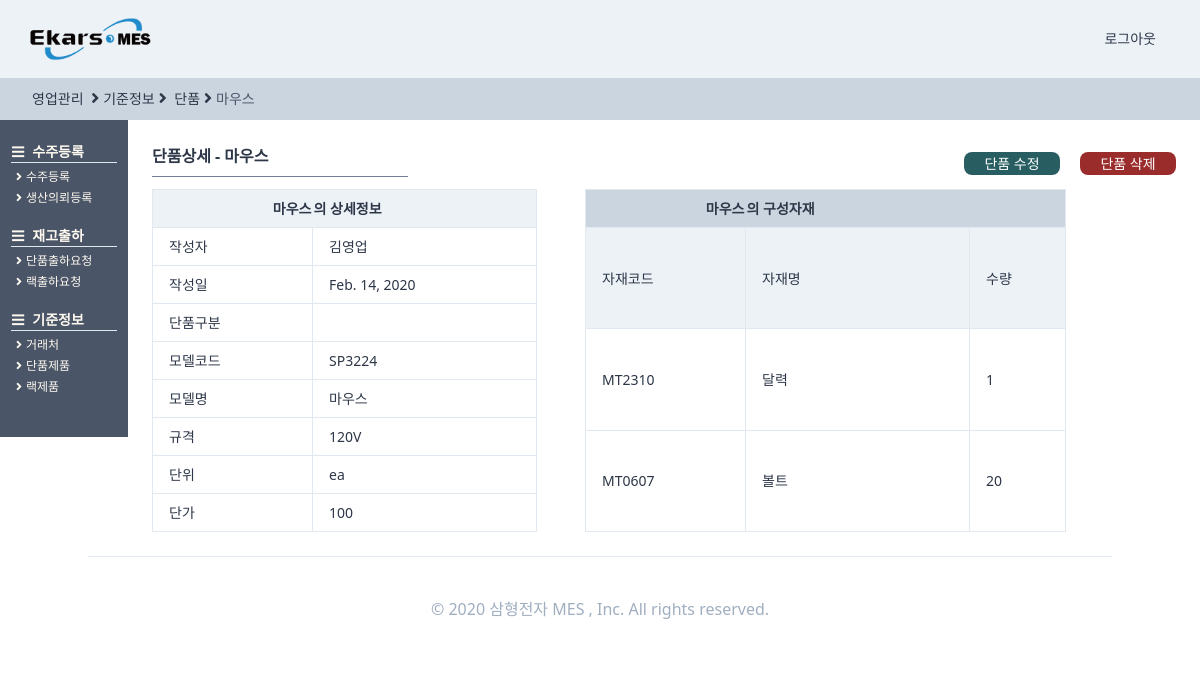
/standardinformaiton/singledetail/33/ (signed in), run on an earlier commit of the app's database.
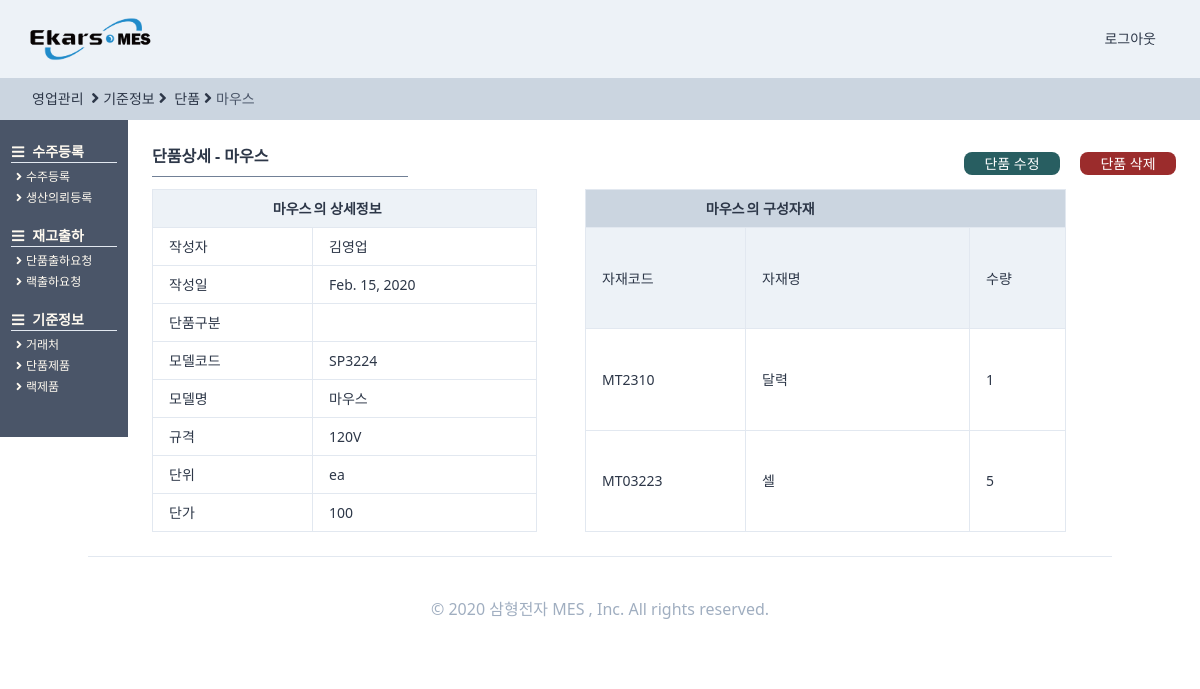
And on a later commit of the database.
### StandardInformation/models.py (models this page shows, shortened)
class SingleProduct(TimeStampedModel):
    작성자 = models.ForeignKey(
        "users.User", related_name="단품제품작성자", on_delete=models.SET_NULL, null=True
    )
    작성일 = models.DateField(auto_now=True, auto_now_add=False)
    모델코드 = models.CharField(max_length=80, blank=True)
    모델명 = models.CharField(max_length=30, blank=True)
    규격 = models.CharField(max_length=80, blank=True)
    단위 = models.CharField(max_length=10, blank=True)
    단가 = models.IntegerField(null=True)
    class Meta:
        verbose_name = "단품제품"
        verbose_name_plural = "단품제품"
    def __str__(self):
        return self.모델명

class SingleProductMaterial(TimeStampedModel):
    단품모델 = models.ForeignKey(
        "SingleProduct", related_name="단품구성자재", on_delete=models.CASCADE,
    )
    단품구성자재 = models.ForeignKey(
        "Material", related_name="단품구성자재", on_delete=models.SET_NULL, null=True
    )
    수량 = models.IntegerField(default=0)
    class Meta:
        verbose_name = "단품제품구성자재"
        verbose_name_plural = "단품제품구성자재"

class Material(TimeStampedModel):
    EA = "EA"
    ROLL = "ROLL"
    BOX = "BOX"
    SET = "SET"
    봉 = "봉"
    단위_CHOICES = (
        (EA, "EA"),
        (ROLL, "ROLL"),
        (BOX, "BOX"),
        (SET, "SET"),
        (봉, "봉"),
    )
    자재 = "자재"
    부분품 = "부분품"
    상품 = "상품"
    품목_CHOICES = (
        (자재, "자재"),
        (부분품, "부분품"),
        (상품, "상품"),
    )
    자재코드 = models.CharField(max_length=60, blank=True)
    품목 = models.CharField(
        choices=품목_CHOICES, max_length=4, null=True, blank=True, default=자재
    )
    자재품명 = models.CharField(max_length=30, blank=True)
    규격 = models.CharField(max_length=30, blank=True)
    단위 = models.CharField(choices=단위_CHOICES, max_length=4, blank=True, default=EA)
    자재공급업체 = models.ForeignKey(
        "SupplyPartner",
        related_name="제공자재",
        on_delete=models.SET_NULL,
        null=True,
        blank=True,
    )
    단가 = models.IntegerField(null=True)
    특이사항 = models.TextField(blank=True)
    class Meta:
        verbose_name = "자재"
        verbose_name_plural = "자재"
    def __str__(self):
        return self.자재품명

### users/models.py (models this page shows)
class User(AbstractUser,TimeStampedModel):
    부서 = models.ForeignKey(
        "Part", related_name="user", on_delete=models.CASCADE, null=True
    )
    class Meta:
        verbose_name = "사용자"
        verbose_name_plural = "사용자"
    def __str__(self):
        return self.first_name

### StandardInformation/views.py (the view)
class SingleDetialView(user_mixins.LoggedInOnlyView, DetailView):
    model = models.SingleProduct
    def get(self, request, *args, **kwargs):
        pk = kwargs["pk"]
        single = models.SingleProduct.objects.get(pk=pk)
        material = single.단품구성자재.all()
        user = request.user
        return render(
            request,
            "Standardinformation/singledetail.html",
            {"single": single, "user": user, "material": material},
        )

### templates/Standardinformation/singledetail.html (shortened to what the changed rows need)
{%extends "orders/ordershome.html"%}
{% load static%}
{%block head_title%}
</a><i class="fas fa-angle-right mx-1 text-base"></i>기준정보<i class="fas fa-angle-right text-base mx-1"></i><a
    href="{%url "StandardInformation:single"%}">
    단품</a><i class="fas fa-angle-right mx-1 text-base"></i><span class="text-gray-700">{{single}}</span>
{%endblock head_title %}
{%block main_contens%}
<div class="w-11/12 h-full ml-32 -mt-6 pt-12 flex flex-row">
    <div class="p-6 flex flex-col w-full">
        <div class="flex flex-col w-full">
            <div class="flex flex-row justify-between w-full ">
                <div class=" border-b w-64 mb-3 font-semibold border-gray-600 pb-2">단품상세 - {{single}} </div>
                <div class="flex flex-row">
                    <div class="mt-2">
                    </div>
                    <div class="mt-2">
                    </div>
                </div>
            </div>
            <div class="flex">
                <table class="table-fixed text-sm">
                    <thead>
                        <tr>
                            <th class="border border-r-0 bg-gray-200  py-2 w-40 text-right"> {{single}}</th>
                            <th class="border border-l-0 bg-gray-200  py-2 w-56 text-left">의 상세정보</th>
                        </tr>
                    </thead>
                    <tbody>
                        <tr>
                            <td class="border px-4 py-2">작성자</td>
                            <td class="border px-4 py-2">{{single.작성자}}</td>
                        </tr>
                        <tr>
                            <td class="border px-4 py-2">작성일</td>
                            <td class="border px-4 py-2">{{single.작성일}}</td>
                        </tr>
                        <tr>
                            <td class="border px-4 py-2">모델코드</td>
                            <td class="border px-4 py-2">{{single.모델코드}}</td>
                        </tr>
                        <tr>
                            <td class="border px-4 py-2">모델명</td>
                            <td class="border px-4 py-2">{{single.모델명}}</td>
                        </tr>
                        <tr>
                            <td class="border px-4 py-2">규격</td>
                            <td class="border px-4 py-2">{{single.규격}}</td>
                        </tr>
                        <tr>
                            <td class="border px-4 py-2">단위</td>
                            <td class="border px-4 py-2">{{single.단위}}</td>
                        </tr>
                        <tr>
                            <td class="border px-4 py-2">단가</td>
                            <td class="border px-4 py-2">{{single.단가}}</td>
                        </tr>
                    </tbody>
                </table>
                <table class="table-fixed text-sm ml-12">
                    <thead>
                        <tr>
                            <th class="border border-r-0 bg-gray-400  py-2 w-40 text-right"> {{single}}</th>
                            <th class="border border-l-0 border-r-0 bg-gray-400  py-2 w-56 text-left">의 구성자재</th>
                            <th class="border border-l-0 bg-gray-400  py-2 w-24 text-left"></th>
                        </tr>
                    </thead>
                    <tbody>
                        {%for mate in material%}
                        <tr>
                            <td class="border px-4 py-2">{{mate.단품구성자재.자재코드}}</td>
                            <td class="border px-4 py-2">{{mate.단품구성자재}}</td>
                            <td class="border px-4 py-2">{{mate.수량}}</td>
                        </tr>{%endfor%}
                    </tbody>
                </table>
            </div>
        </div>
    </div>
</div>
{%endblock main_contens %}

What changed in the data, as far as the page shows it:
removed SingleProductMaterial: 단품구성자재.자재코드 "MT0607", 단품구성자재 "볼트", 수량 "20"
changed SingleProduct "마우스": 작성일 "Feb. 14, 2020" → "Feb. 15, 2020"
added SingleProductMaterial: 단품구성자재.자재코드 "MT03223", 단품구성자재 "셀", 수량 "5"
